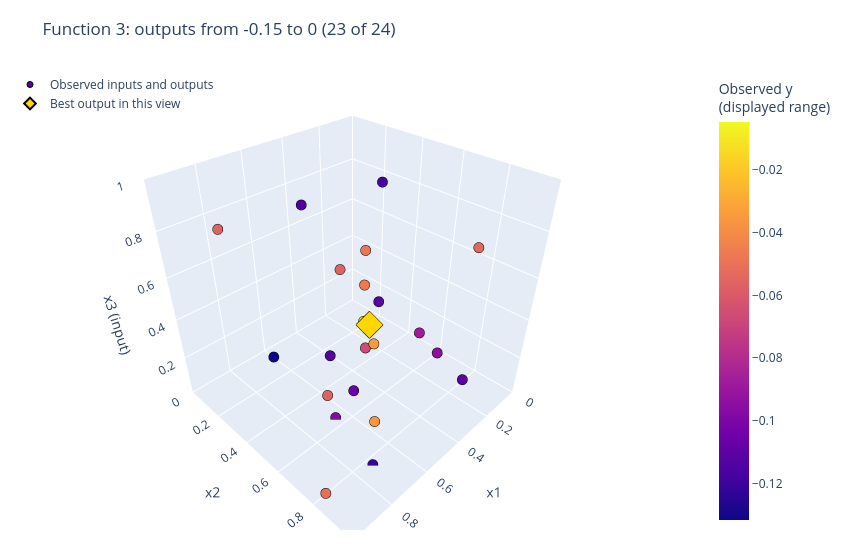

Here is the notebook cell this chart was saved with:
### Code cell
# Filter this display only; calculations and observed ranks retain every observation.
cloud_zoom = plot_observed_input_cloud(
    review["inputs"].to_numpy(), review["outputs"].to_numpy(), output_limits=OUTPUT_ZOOM_LIMITS,
    title=f"Function {FUNCTION_NUMBER}: outputs from {OUTPUT_ZOOM_LIMITS[0]:g} to {OUTPUT_ZOOM_LIMITS[1]:g} ({outputs_in_zoom} of {len(review['data'])})",
    best_label="Best output in this view", **CLOUD_SETTINGS,
    save_to=FIGURES_DIR / "observed-input-cloud-zoom.html",
)
cloud_zoom.show(config={**PLOT_CONFIG, "responsive": CLOUD_SETTINGS["width"] is None})

### Figure 1 — Plotly figure (JSON) as saved in the notebook; plotly's stock layout.template omitted (floating-point values rounded to 4 significant figures)
{"data": [{"customdata": [-0.1121, -0.08796, -0.1114, -0.03484, -0.04801, -0.1106, -0.1139, -0.1315, -0.09419, -0.04695, -0.106, -0.118, -0.03638, -0.05676, -0.05643, -0.05128, -0.05421, -0.05664, -0.09837, -0.1214, -0.06587, -0.004952, -0.008109], "hovertemplate": "x1=%{x:.4f}<br>x2=%{y:.4f}<br>x3=%{z:.4f}<br>Observed y=%{customdata:.4f}<extra></extra>", "marker": {"cmax": -0.004952, "cmin": -0.1315, "color": [-0.1121, -0.08796, -0.1114, -0.03484, -0.04801, -0.1106, -0.1139, -0.1315, -0.09419, -0.04695, -0.106, -0.118, -0.03638, -0.05676, -0.05643, -0.05128, -0.05421, -0.05664, -0.09837, -0.1214, -0.06587, -0.004952, -0.008109], "colorbar": {"title": {"text": "Observed y<br>(displayed range)"}}, "colorscale": [[0.0, "#0d0887"], [0.1111, "#46039f"], [0.2222, "#7201a8"], [0.3333, "#9c179e"], [0.4444, "#bd3786"], [0.5556, "#d8576b"], [0.6667, "#ed7953"], [0.7778, "#fb9f3a"], [0.8889, "#fdca26"], [1.0, "#f0f921"]], "line": {"color": "black", "width": 1}, "size": 6}, "mode": "markers", "name": "Observed inputs and outputs", "type": "scatter3d", "x": [0.1715, 0.2421, 0.5349, 0.4926, 0.1346, 0.3455, 0.6455, 0.7469, 0.1705, 0.2205, 0.666, 0.04681, 0.6001, 0.966, 0.3351, 0.9545, 0.3523, 0.9038, 0.6585, 0.7212, 0.4952, 0.52, 0.52], "y": [0.3439, 0.6441, 0.3985, 0.6116, 0.2199, 0.9414, 0.3971, 0.2842, 0.697, 0.2978, 0.672, 0.2314, 0.7251, 0.8611, 0.2575, 0.8195, 0.9308, 0.2689, 0.5582, 0.831, 0.5686, 0.61, 0.58], "z": [0.2487, 0.2724, 0.1734, 0.3402, 0.4582, 0.2694, 0.9198, 0.2263, 0.1492, 0.3436, 0.2463, 0.7706, 0.06609, 0.5668, 0.4595, 0.04216, 0.8498, 0.8752, 0.006012, 0.001845, 0.2952, 0.45, 0.45]}, {"customdata": [-0.004952], "hovertemplate": "Best observed y=%{customdata:.4f}<extra></extra>", "marker": {"color": "gold", "line": {"color": "black", "width": 2}, "size": 9, "symbol": "diamond"}, "mode": "markers", "name": "Best output in this view", "type": "scatter3d", "x": [0.52], "y": [0.61], "z": [0.45]}], "layout": {"autosize": false, "height": 560, "legend": {"x": 0, "y": 1}, "margin": {"b": 30, "l": 10, "r": 80, "t": 70}, "scene": {"aspectmode": "cube", "dragmode": "orbit", "xaxis": {"range": [0, 1], "title": {"text": "x1"}}, "yaxis": {"range": [0, 1], "title": {"text": "x2"}}, "zaxis": {"range": [0, 1], "title": {"text": "x3 (input)"}}}, "title": {"text": "Function 3: outputs from -0.15 to 0 (23 of 24)"}, "width": 850}}
